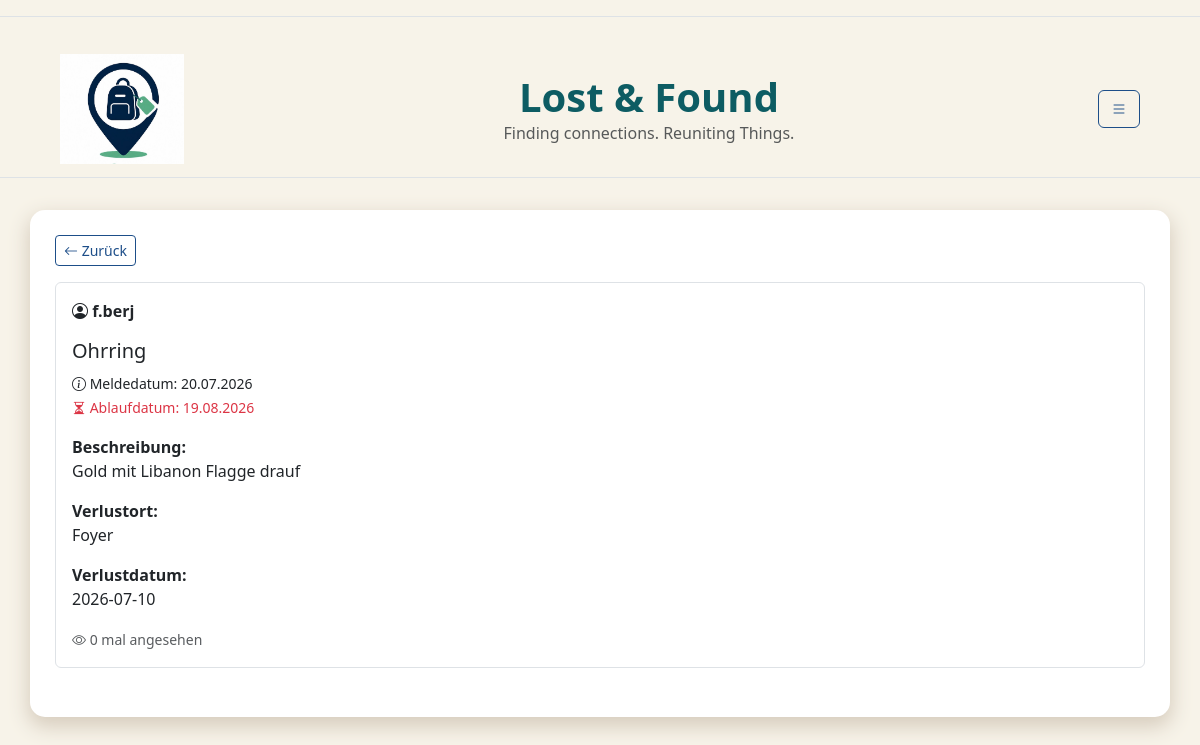
Page /post/6/ (signed in) on the earlier database version.
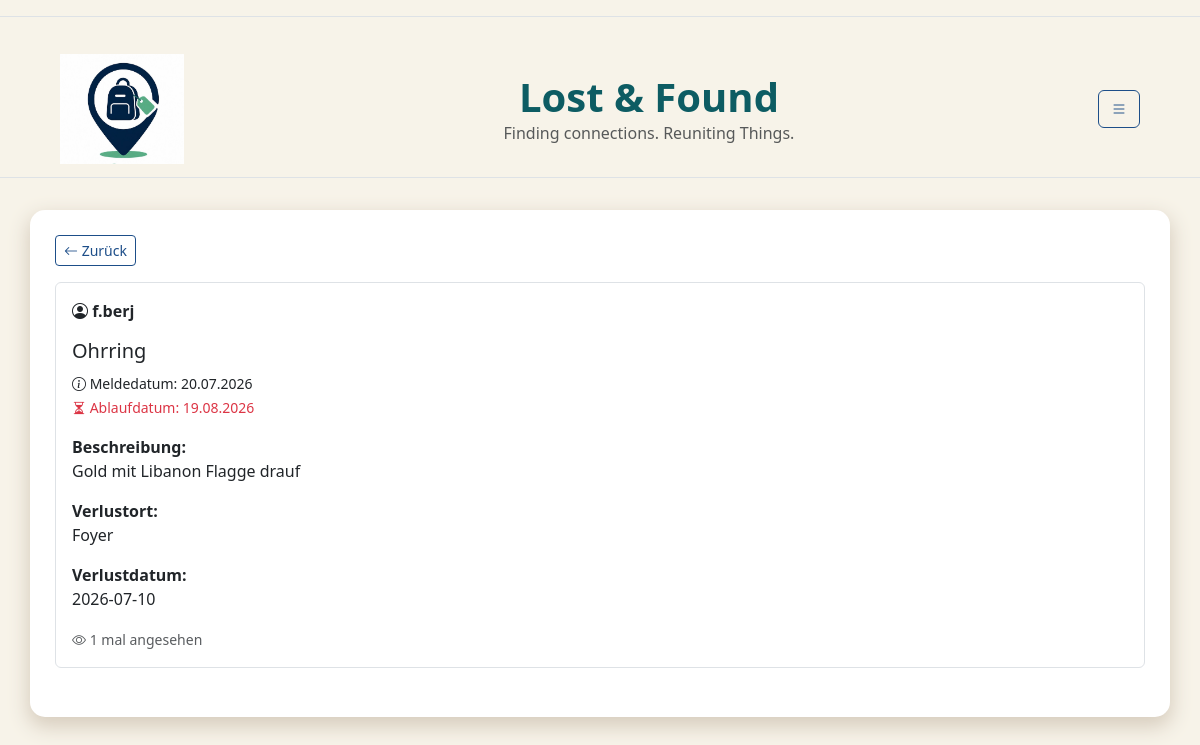
Same page on the later database version.
### db.py (models this page shows)
class StandardUser(db.Model):
    __tablename__ = "standardUser"
    user_id = db.Column( db.Integer, primary_key=True )
    fundbuero_id = db.Column( db.Integer, db.ForeignKey("fundbuero.fundbuero_id"), nullable=True)
    campus_id = db.Column( db.String, db.ForeignKey("campus.campus_id") )
    name = db.Column( db.String)
    benutzername = db.Column( db.String, unique=True)
    passwort = db.Column(db.String,nullable=False)
    hwr_mail = db.Column(db.String, unique=True,nullable=False )
    is_admin = db.Column(db.Boolean, default=False)
    campus = db.relationship("Campus",back_populates="users")
    posts = db.relationship( "Post",back_populates="user")

class Post(db.Model):
    __tablename__ = "post"
    post_id = db.Column(db.Integer,primary_key=True)
    user_id = db.Column(db.Integer,db.ForeignKey("standardUser.user_id"))
    fundbuero_id = db.Column(db.Integer,db.ForeignKey("fundbuero.fundbuero_id"))
    titel = db.Column(db.String,nullable=False)
    meldedatum = db.Column(db.Date)
    verlustdatum = db.Column(db.Date)
    ablaufdatum = db.Column(db.Date)
    schliessdatum = db.Column(db.Date)
    verlustort = db.Column(db.String)
    beschreibung = db.Column(db.Text)
    status = db.Column(db.String,default="laufend")
    views = db.Column(db.Integer,default=0 )
    user = db.relationship("StandardUser",back_populates="posts")
    fundbuero = db.relationship("Fundbuero",back_populates="posts")

### app.py (the view)
@app.route("/post/<int:post_id>/")
def post_detail(post_id):
    if "user_id" not in session:
        flash("Bitte zuerst einloggen!", "warning")
        return redirect(url_for("login"))
    post = db.session.get(Post, post_id)
    if post is None:
        flash("Diesen Post gibt es nicht (mehr).", "warning")
        return redirect(url_for("home"))
    post.views = (post.views or 0) + 1
    db.session.commit()
    return render_template("post_detail.html", post=post)

### templates/post_detail.html (shortened to what this page needs)
{% extends "base.html" %}
{% block CONTENT %}
<a href="{{ url_for('home') }}" class="btn btn-outline-secondary btn-sm mb-3">
    <i class="bi bi-arrow-left"></i> Zurück
</a>
<div class="border rounded p-3 mb-4">
    <strong>
        <i class="bi bi-person-circle"></i>
        {{ post.user.benutzername }}
    </strong>
    <h5 class="mt-3">{{ post.titel }}</h5>
    <small>
        <i class="bi bi-info-circle"></i>
        Meldedatum: {{ post.meldedatum.strftime('%d.%m.%Y') }}
    </small>
    <br>
    <small class="text-danger">
        <i class="bi bi-hourglass-split"></i>
        Ablaufdatum: {{ post.ablaufdatum.strftime('%d.%m.%Y') }}
    </small>
    <p class="mt-3">
        <strong>Beschreibung:</strong><br>
        {{ post.beschreibung }}
    </p>
    <p>
        <strong>Verlustort:</strong><br>
        {{ post.verlustort }}
    </p>
    <p>
        <strong>Verlustdatum:</strong><br>
        {{ post.verlustdatum }}
    </p>
    <small class="text-muted">
        <i class="bi bi-eye"></i> {{ post.views }} mal angesehen
    </small>
</div>
{% endblock %}

### templates/base.html (shortened to what this page needs)
<!doctype html>
<html lang="en">
<head>
    {{ bootstrap.load_css() }}
    <link rel="stylesheet"
      href="https://cdn.jsdelivr.net/npm/bootstrap-icons@1.11.3/font/bootstrap-icons.min.css">
    <link rel="stylesheet"
      href="{{ url_for('static', filename='css/style.css') }}">
   <link rel="stylesheet"
      href="{{ url_for('static', filename='css/color.css') }}">
</head>
<body>
<nav class="navbar border-bottom mb-4"></nav>
{% if request.endpoint not in ['login', 'register'] %}
<nav class="navbar border-bottom mb-3">
{% if request.endpoint != 'create_post' %}
    <div class="container-fluid d-flex align-items-center">
        <a class="navbar-brand d-flex align-items-center ms-5"
   href="{{ url_for('home') }}">
    <img
        src="{{ url_for('static', filename='images/LogoLostAndFound.jpeg') }}"
        alt="Logo"
        height="110">
     </a>
        <div class="text-center flex-grow-1">
            <h1 class="m-0 fw-bold" style ="font-size: 2.5 em ;">Lost & Found</h1>
            <p class="m-0 text-muted " style="font-size:1.4 em ">Finding connections. Reuniting Things.</p>
        </div>
        {% else %}
        <div class="flex-grow-1"></div>
        {%endif%}
        <button
            class="btn btn-outline-secondary ms-auto me-5"
            type="button"
            data-bs-toggle="collapse"
            data-bs-target="#navbarToggleExternalContent">
            <i class="bi bi-list"></i>
        </button>
    </div>
</nav>
{% endif %}
<div class="container mt-3">
{% from 'bootstrap5/utils.html' import render_messages %}
    {% block CONTENT %}
    {% endblock %}
</div>
</body>
</html>

### static/css/style.css (style rules this page uses)
body { background-color: var(--color-main) !important; }
h1, h2, h3 { color: var(--color-highlight) !important; }
.btn-outline-secondary { color: var(--color-accent2) !important; border-color: var(--color-accent2) !important; }
.container { background: white; border-radius: 15px; box-shadow: 0px 8px 20px 2px var(--color-shadow); padding: 25px; }

### static/css/color.css (style rules this page uses)
:root { --color-main: rgb(247, 243, 233); --color-shadow: rgb(215, 205, 190); --color-highlight: rgb(13, 92, 99); --color-accent1: rgb(46, 196, 182); --color-accent2: rgb(29, 78, 137); }

Differences in the rows shown:
changed Post "Ohrring": views "0" → "1"
